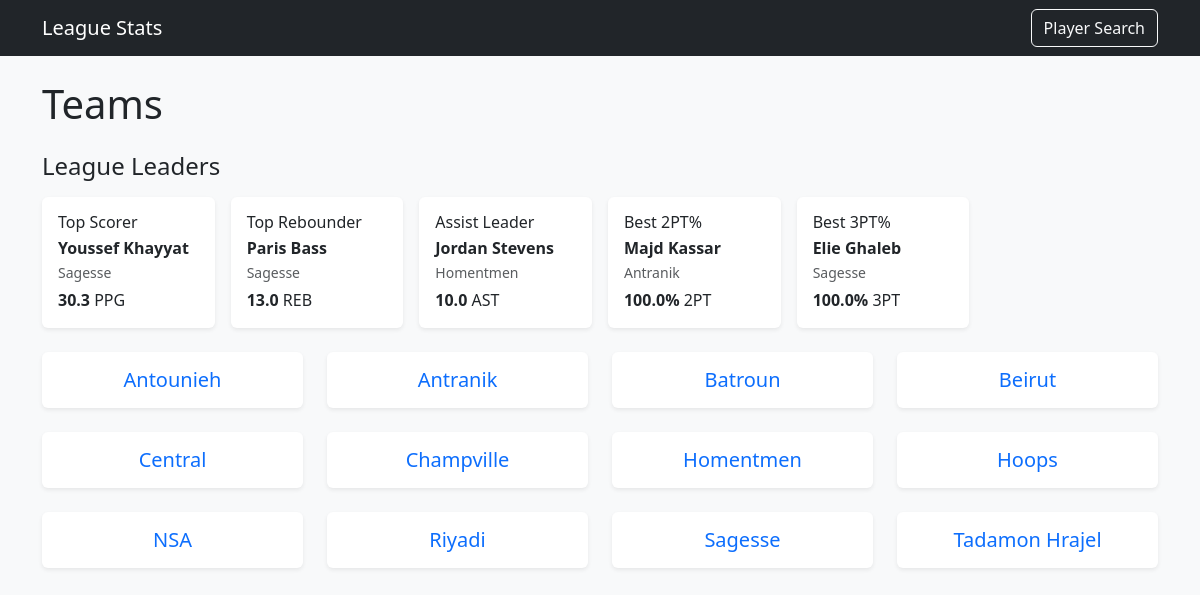
The page / on the database its author committed.
### stats/models.py (models this page shows, shortened)
class Player(models.Model):
    POSITION_CHOICES = [
        ("Guard", "Guard"),
        ("Forward", "Forward"),
        ("Center", "Center"),
        ("Guard / Forward", "Guard / Forward"),
        ("Forward / Center", "Forward / Center"),
    ]
    team = models.ForeignKey(Team, on_delete=models.CASCADE)
    name = models.CharField(max_length=100)
    number = models.PositiveIntegerField()
    position = models.CharField(max_length=20, choices=POSITION_CHOICES)
    games = models.IntegerField(null=True, blank=True)
    minutes_per_game = models.FloatField(null=True, blank=True)
    points_per_game = models.FloatField(null=True, blank=True)
    rebounds_per_game = models.FloatField(null=True, blank=True)
    assists_per_game = models.FloatField(null=True, blank=True)
    steals_per_game = models.FloatField(null=True, blank=True)
    blocks_per_game = models.FloatField(null=True, blank=True)
    fouls_per_game = models.FloatField(null=True, blank=True)
    turnovers_per_game = models.FloatField(null=True, blank=True)
    two_points_pct = models.FloatField(null=True, blank=True)
    three_points_pct = models.FloatField(null=True, blank=True)
    rating = models.FloatField(null=True, blank=True)

class Team(models.Model):
    name = models.CharField(max_length=100)
    logo = models.ImageField(upload_to="team_logos/", blank=True, null=True)

### stats/views.py (the view)
# urls.py: path("", views.team_list, name="team_list"),
def team_list(request):
    teams = Team.objects.all().order_by("name")
    players = Player.objects.select_related("team").all()
    best_scorer = players.order_by("-points_per_game").first()
    best_rebounder = players.order_by("-rebounds_per_game").first()
    assist_leader = players.order_by("-assists_per_game").first()
    best_two_pct = (
        players
        .exclude(two_points_pct__isnull=True)
        .order_by("-two_points_pct")
        .first()
    )
    best_three_pct = (
        players
        .exclude(three_points_pct__isnull=True)
        .order_by("-three_points_pct")
        .first()
    )
    context = {
        "teams": teams,
        "best_scorer": best_scorer,
        "best_rebounder": best_rebounder,
        "assist_leader": assist_leader,
        "best_two_pct": best_two_pct,
        "best_three_pct": best_three_pct,
    }
    return render(request, "stats/team_list.html", context)

### stats/templatetags/custom_filters.py (called while the page is built)
@register.filter
def mul100(value):
    try:
        return float(value) * 100.0
    except (TypeError, ValueError):
        return 0.0

### stats/templates/stats/team_list.html (shortened to what this page needs)
{% extends "stats/base.html" %}
{% load custom_filters %}
{% block content %}
<h1 class="mb-4">Teams</h1>
<section class="mb-4">
    <h2 class="h4 mb-3">League Leaders</h2>
    <div class="row g-3">
        {% if best_scorer %}
            <div class="col-md-4 col-lg-2">
                <div class="card h-100 shadow-sm border-0">
                    <div class="card-body">
                        <h5 class="card-title fs-6 mb-1">Top Scorer</h5>
                        <p class="mb-0 fw-semibold">{{ best_scorer.name }}</p>
                        <small class="text-muted">{{ best_scorer.team.name }}</small>
                        <p class="mb-0 mt-1">
                            <span class="fw-bold">
                                {{ best_scorer.points_per_game|floatformat:1 }}
                            </span> PPG
                        </p>
                    </div>
                </div>
            </div>
        {% endif %}
        {% if best_rebounder %}
            <div class="col-md-4 col-lg-2">
                <div class="card h-100 shadow-sm border-0">
                    <div class="card-body">
                        <h5 class="card-title fs-6 mb-1">Top Rebounder</h5>
                        <p class="mb-0 fw-semibold">{{ best_rebounder.name }}</p>
                        <small class="text-muted">{{ best_rebounder.team.name }}</small>
                        <p class="mb-0 mt-1">
                            <span class="fw-bold">
                                {{ best_rebounder.rebounds_per_game|floatformat:1 }}
                            </span> REB
                        </p>
                    </div>
                </div>
            </div>
        {% endif %}
        {% if assist_leader %}
            <div class="col-md-4 col-lg-2">
                <div class="card h-100 shadow-sm border-0">
                    <div class="card-body">
                        <h5 class="card-title fs-6 mb-1">Assist Leader</h5>
                        <p class="mb-0 fw-semibold">{{ assist_leader.name }}</p>
                        <small class="text-muted">{{ assist_leader.team.name }}</small>
                        <p class="mb-0 mt-1">
                            <span class="fw-bold">
                                {{ assist_leader.assists_per_game|floatformat:1 }}
                            </span> AST
                        </p>
                    </div>
                </div>
            </div>
        {% endif %}
        {% if best_two_pct %}
            <div class="col-md-4 col-lg-2">
                <div class="card h-100 shadow-sm border-0">
                    <div class="card-body">
                        <h5 class="card-title fs-6 mb-1">Best 2PT%</h5>
                        <p class="mb-0 fw-semibold">{{ best_two_pct.name }}</p>
                        <small class="text-muted">{{ best_two_pct.team.name }}</small>
                        <p class="mb-0 mt-1">
                            <span class="fw-bold">
                                {{ best_two_pct.two_points_pct|mul100|floatformat:1 }}%
                            </span> 2PT
                        </p>
                    </div>
                </div>
            </div>
        {% endif %}
        {% if best_three_pct %}
            <div class="col-md-4 col-lg-2">
                <div class="card h-100 shadow-sm border-0">
                    <div class="card-body">
                        <h5 class="card-title fs-6 mb-1">Best 3PT%</h5>
                        <p class="mb-0 fw-semibold">{{ best_three_pct.name }}</p>
                        <small class="text-muted">{{ best_three_pct.team.name }}</small>
                        <p class="mb-0 mt-1">
                            <span class="fw-bold">
                                {{ best_three_pct.three_points_pct|mul100|floatformat:1 }}%
                            </span> 3PT
                        </p>
                    </div>
                </div>
            </div>
        {% endif %}
    </div>
</section>
<section>
    <div class="row row-cols-1 row-cols-sm-2 row-cols-md-3 row-cols-lg-4 g-4">
        {% for team in teams %}
            <div class="col">
                <div class="card h-100 text-center shadow-sm border-0">
                    <div class="card-body">
                        <h5 class="card-title mb-0">
                            <a href="{% url 'team_detail' team.id %}"
                               class="stretched-link text-decoration-none">
                                {{ team.name }}
                            </a>
                        </h5>
                    </div>
                </div>
            </div>
        {% empty %}
            <div class="col-12">
                <p class="text-center text-muted">
                    No teams in the database yet.
                </p>
            </div>
        {% endfor %}
    </div>
</section>
{% endblock %}

### stats/templates/stats/base.html (shortened to what this page needs)
{% load static %}
<!DOCTYPE html>
<html lang="en">
<head>
    <link
        href="https://cdn.jsdelivr.net/npm/bootstrap@5.3.2/dist/css/bootstrap.min.css"
        rel="stylesheet"
    >
</head>
<body class="bg-light">
<nav class="navbar navbar-dark bg-dark">
    <div class="container d-flex justify-content-between">
        <a href="{% url 'team_list' %}" class="navbar-brand">League Stats</a>
        <a href="{% url 'player_search' %}" class="btn btn-outline-light">
            Player Search
        </a>
    </div>
</nav>
<main class="container py-4">
    {% block content %}{% endblock %}
</main>
</body>
</html>

### rows shown on the page
Player: name "Youssef Khayyat", team.name "Sagesse", points_per_game "30.3"
Player: name "Paris Bass", team.name "Sagesse", rebounds_per_game "13.0"
Player: name "Jordan Stevens", team.name "Homentmen", assists_per_game "10.0"
Player: name "Majd Kassar", team.name "Antranik", two_points_pct|mul100 "100.0"
Player: name "Elie Ghaleb", team.name "Sagesse", three_points_pct|mul100 "100.0"
Team: name "Antounieh"
Team: name "Antranik"
Team: name "Batroun"
Team: name "Beirut"
Team: name "Central"
Team: name "Champville"
Team: name "Homentmen"
Team: name "Hoops"
Team: name "NSA"
Team: name "Riyadi"
Team: name "Sagesse"
Team: name "Tadamon Hrajel"
